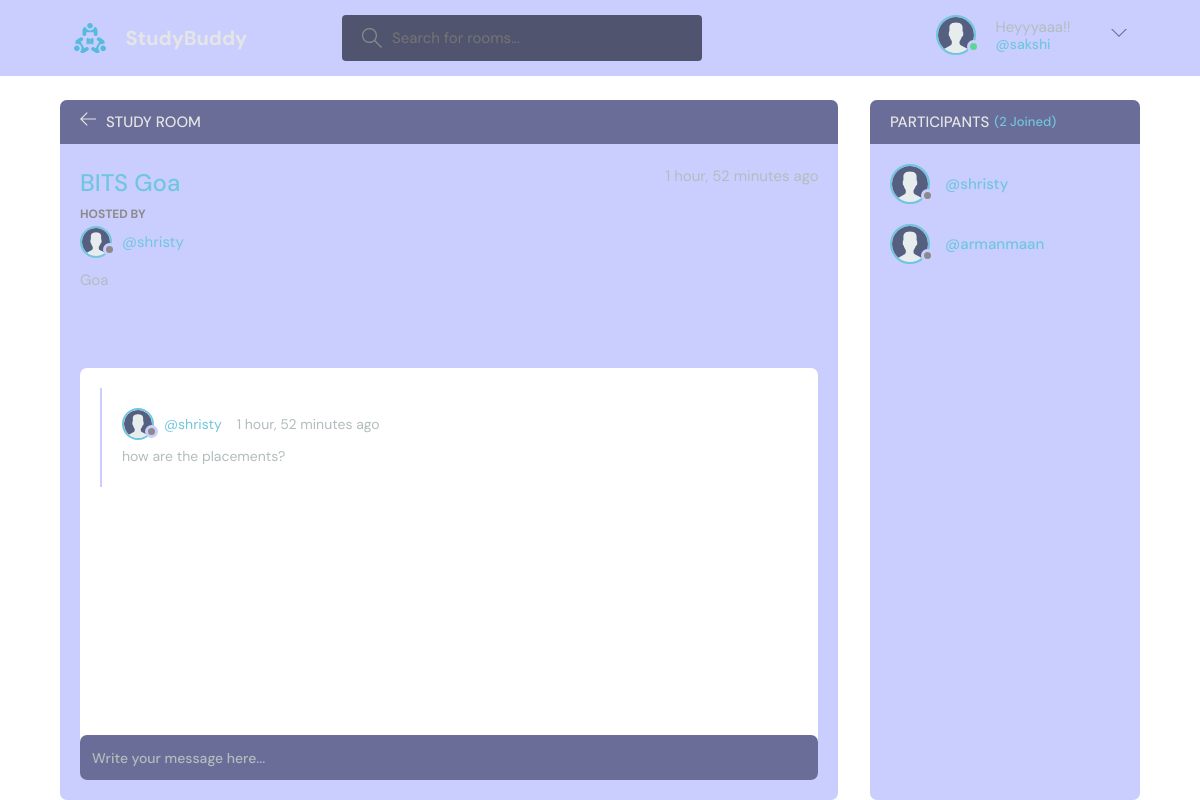
/room/15/ (signed in), run on the app's committed database.
### base/models.py (models this page shows, shortened)
class Room(models.Model):
    host = models.ForeignKey(User, on_delete=models.SET_NULL, null=True)
    city = models.ForeignKey(City, on_delete=models.SET_NULL, null=True)
    name = models.CharField(max_length=200)
    description = models.TextField(null=True, blank=True)
    participants = models.ManyToManyField(User, related_name='participants', blank=True)
    updated = models.DateTimeField(auto_now = True)
    created = models.DateTimeField(auto_now_add = True)
    class Meta:
        ordering = ['-updated', '-created']

class City(models.Model):
    name = models.CharField(max_length=200)
    def __str__(self):
        return self.name

class Message(models.Model):
    user = models.ForeignKey(User, on_delete=models.CASCADE)
    room = models.ForeignKey(Room, on_delete = models.CASCADE)
    body = models.TextField()
    updated = models.DateTimeField(auto_now = True)
    created = models.DateTimeField(auto_now_add = True)
    class Meta:
        ordering = ['-updated', '-created']

### base/views.py (the view, shortened to what this page needs)
# urls.py: path('room/<str:pk>/', views.room, name="room"),
def room(request, pk):
    room = Room.objects.get(id=pk)
    room_messages = room.message_set.all().order_by('-created')
    participants = room.participants.all()
    context = {'room': room, 'room_messages':room_messages, 'participants':participants}
    return render(request, 'base/room.html', context)

### base/templates/base/room.html (shortened to what this page needs)
{% extends 'main.html' %}
{%load static%}
{% block content %}
<main class="profile-page layout layout--2">
  <div class="container">
    <div class="room">
      <div class="room__top">
        <div class="room__topLeft">
          <a href="{% url 'home' %}">
            <svg version="1.1" xmlns="http://www.w3.org/2000/svg" width="32" height="32" viewBox="0 0 32 32">
              <title>arrow-left</title>
              <path
                d="M13.723 2.286l-13.723 13.714 13.719 13.714 1.616-1.611-10.96-10.96h27.625v-2.286h-27.625l10.965-10.965-1.616-1.607z">
              </path>
            </svg>
          </a>
          <h3>Study Room</h3>
        </div>
      </div>
      <div class="room__box scroll">
        <div class="room__header scroll">
          <div class="room__info">
            <h3>{{room.name}}</h3>
            <span>{{room.created|timesince}} ago</span>
          </div>
          <div class="room__hosted">
            <p>Hosted By</p>
            <a href="{% url 'user-profile' room.host.id %}" class="room__author">
              <div class="avatar avatar--small">
                <img src= "{% static 'images/avatar.svg' %}" />
              </div>
              <span>@{{room.host.username}}</span>
            </a>
          </div>
          <span class="room__citys">{{room.city}}</span>
        </div>
        <div class="room__conversation">
          <div class="threads scroll">
            {% for message in room_messages %}
            <div class="thread">
              <div class="thread__top">
                <div class="thread__author">
                  <a href="{% url 'user-profile' message.user.id %}" class="thread__authorInfo">
                    <div class="avatar avatar--small">
                      <img src= "{% static 'images/avatar.svg' %}" />
                    </div>
                    <span>@{{message.user.username}}</span>
                  </a>
                  <span class="thread__date">{{message.created|timesince}} ago</span>
                </div>
              </div>
              <div class="thread__details">
                {{message.body}}
              </div>
            </div>
            {% endfor %}
          </div>
        </div>
      </div>
      <div class="room__message">
        <form action="" method="POST">
          <input name="body" placeholder="Write your message here..." />
        </form>
      </div>
    </div>
    <div class="participants">
      <h3 class="participants__top">Participants <span>({{participants.count}} Joined)</span></h3>
      <div class="participants__list scroll">
        {% for user in participants %}
        <a href="{%  url 'user-profile' user.id %}" class="participant">
          <div class="avatar avatar--medium">
            <img src= "{% static 'images/avatar.svg' %}" />
          </div>
          <p>
            <span>@{{user.username}}</span>
          </p>
        </a>
        {% endfor %}
      </div>
    </div>
  </div>
</main>
{% endblock content %}

### templates/navbar.html (shortened to what this page needs)
{% load static %}
<header class="header header--loggedIn">
    <div class="container">
      <a href="{% url 'home' %}" class="header__logo">
        <img src="{% static 'images/logo.svg' %}" />
        <h1>StudyBuddy</h1>
      </a>
      <form class="header__search" method="GET" action="{% url 'home' %}">
        <label>
          <input name="q" placeholder="Search for rooms..." />
        </label>
      </form>
      <nav class="header__menu">
        {% if request.user.is_authenticated %}
        <div class="header__user">
          <p>
            <div class="avatar avatar--medium active">
                <img src="{% static 'images/avatar.svg' %}" />
            </div>
            <p>Heyyyaaa!! <span>@{{request.user.username}}</span></p>
          </p>
          <button class="dropdown-button">
            <svg version="1.1" xmlns="http://www.w3.org/2000/svg" width="32" height="32" viewBox="0 0 32 32">
              <title>chevron-down</title>
              <path d="M16 21l-13-13h-3l16 16 16-16h-3l-13 13z"></path>
            </svg>
          </button>
        </div>
        {%else%}
        <a href="{% url 'login' %}">
          <img src= "{% static 'images/avatar.svg' %}" />
          <p>Login</p>
        </a>
        {%endif %}
      </nav>
    </div>
  </header>

### data on the page
Room: name "BITS Goa", created "1 hour, 52 minutes", host.username "shristy", city "Goa"
Message: user.username "shristy", created "1 hour, 52 minutes", body "how are the placements?"

### other printed values
{{ request.user.username }} "sakshi"
{{ participants.count }} "2"
{{ user.username }} "shristy"
{{ user.username }} "armanmaan"
